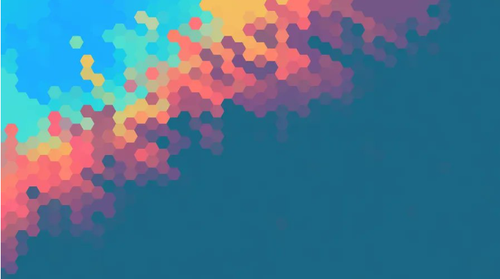
#> input picture final/input.png, 500 x 279 px, shrunk from 718 x 400 before the run, found by its file name
$ python hexagon_image.py
#> lines starting #> are read from the running program, lines starting #| are printed output that depends on the picture
from PIL import Image, ImageFilter
import math
import cairosvg

HEXAGON_SIZE = 7.5  # Size of the hexagons

def calculate_average_color(img, start_x, start_y, end_x, end_y):
    """Calculates the average color of a specified region in the image."""
    color_list = []

    # Ensure the specified area is within image bounds
    start_x = max(0, start_x)
    start_y = max(0, start_y)
    end_x = min(img.width, end_x)
    end_y = min(img.height, end_y)

    for x in range(start_x, end_x):
        for y in range(start_y, end_y):
            color_list.append(img.getpixel((x, y)))

    if not color_list:
        return (255, 255, 255)  # Return white if there are no pixels

    # Calculate the average RGB values
    avg_color = tuple(sum(color[i] for color in color_list) // len(color_list) for i in range(3))

    return avg_color

def create_hexagon_svg(x_pos, y_pos, size, fill_color):
    """Creates a flat hexagon in SVG format without outlines."""
    vertices = []
    for i in range(6):
        angle_in_degrees = 60 * i
        angle_in_radians = math.radians(angle_in_degrees)
        vertices.append((x_pos + size * math.cos(angle_in_radians), y_pos + size * math.sin(angle_in_radians)))

    # Format points to two decimal places
    vertices_str = ' '.join(f'{v[0]:.2f},{v[1]:.2f}' for v in vertices)
    color_rgb = f'rgb({fill_color[0]},{fill_color[1]},{fill_color[2]})'

    return f'<polygon points="{vertices_str}" fill="{color_rgb}" stroke="none" stroke-width="0"/>\n'

def create_half_hexagon_svg(x_pos, y_pos, size, fill_color):
    """Creates a half hexagon in SVG format."""
    vertices = [
        (x_pos, y_pos),  # Bottom left point
        (x_pos + size, y_pos + (size * math.sqrt(3) / 2)),  # Top right point
        (x_pos + size * 2, y_pos)  # Bottom right point
    ]

    # Format points to two decimal places
    vertices_str = ' '.join(f'{v[0]:.2f},{v[1]:.2f}' for v in vertices)
    color_rgb = f'rgb({fill_color[0]},{fill_color[1]},{fill_color[2]})'

    return f'<polygon points="{vertices_str}" fill="{color_rgb}" stroke="none" stroke-width="0"/>\n'

def create_aligned_svg(img, hex_size, img_width, img_height):
    """Generates SVG with aligned hexagons corresponding to the model in the input image."""
    # Start the SVG structure with specified dimensions
    svg_output = f'<svg width="{img_width * 2}" height="{img_height * 2}" xmlns="http://www.w3.org/2000/svg">\n'

    # Calculate grid steps for precise alignment
    horizontal_step = hex_size * 1.5  # Horizontal step between hexagons
    vertical_step = math.sqrt(3) * hex_size  # Vertical step between hexagons

    # Iterate over the image using the adjusted hexagonal grid
    for row in range(-int(vertical_step), img_height + int(vertical_step), int(vertical_step)):
        for col in range(-int(horizontal_step), img_width + int(horizontal_step), int(horizontal_step)):
            # Adjust the rows to create proper hexagonal alignment
            row_shift = hex_size * 0.75 if (col // int(horizontal_step)) % 2 == 1 else 0

            hexagon_start_x = col  # Starting x position for the hexagon
            hexagon_start_y = row + row_shift  # Starting y position for the hexagon

            # Sample the average color for this hexagon
            avg_fill_color = calculate_average_color(img, int(hexagon_start_x), int(hexagon_start_y),
                                                     int(hexagon_start_x + hex_size * 1.5), int(hexagon_start_y + vertical_step))

            # Create the hexagon in SVG
            svg_output += create_hexagon_svg(hexagon_start_x, hexagon_start_y, hex_size, avg_fill_color)

    # Add half hexagons for the bottom edge
    for col in range(0, img_width, int(horizontal_step)):
        # Calculate the average color of the upper hexagons for continuity
        avg_fill_color_top_left = calculate_average_color(img, int(col), int(img_height / 2 - hex_size),
                                                           int(col + hex_size), int(img_height / 2))
        avg_fill_color_top_right = calculate_average_color(img, int(col + hex_size), int(img_height / 2 - hex_size),
                                                            int(col + hex_size * 2), int(img_height / 2))
        avg_fill_color = (
            (avg_fill_color_top_left[0] + avg_fill_color_top_right[0]) // 2,
            (avg_fill_color_top_left[1] + avg_fill_color_top_right[1]) // 2,
            (avg_fill_color_top_left[2] + avg_fill_color_top_right[2]) // 2
        )

        # Create the half hexagon in SVG
        svg_output += create_half_hexagon_svg(col, img_height, hex_size, avg_fill_color)

    svg_output += '</svg>'  # Close the SVG structure
    return svg_output

# Load the image only when needed
def main(input_image_path):
    # Load the image
    img = Image.open(input_image_path)
#> img is the input picture: PIL image 500x279 RGBA; mean R, G, B, A 74.4, 118.9, 144.8, 255

    # Get the dimensions of the image
    image_width, image_height = img.width, img.height
#> image_width = 500; image_height = 279

    # Generate the SVG content with adjusted hexagonal alignment
    svg_output_aligned = create_aligned_svg(img, HEXAGON_SIZE, image_width, image_height)

    # Define the output SVG file path
    output_svg_path = 'aligned_output.svg'  # Change this to your desired SVG output file name

    # Write the aligned SVG content to the output file
    with open(output_svg_path, 'w') as output_file:
        output_file.write(svg_output_aligned)

    # Convert the SVG to PNG
    output_png_path = 'output_image.png'  # Change this to your desired PNG output file name
    cairosvg.svg2png(url=output_svg_path, write_to=output_png_path)
#> (this line was passed over: cairosvg is not available in this run)

    cropped_output_path = 'cropped_output.png'  # Change this to your final cropped output file name
    border_crop = 10  # Set how many pixels to crop from the bottom edge

    with Image.open(output_png_path) as final_image:
        # Crop the image, reducing the height from the bottom edge
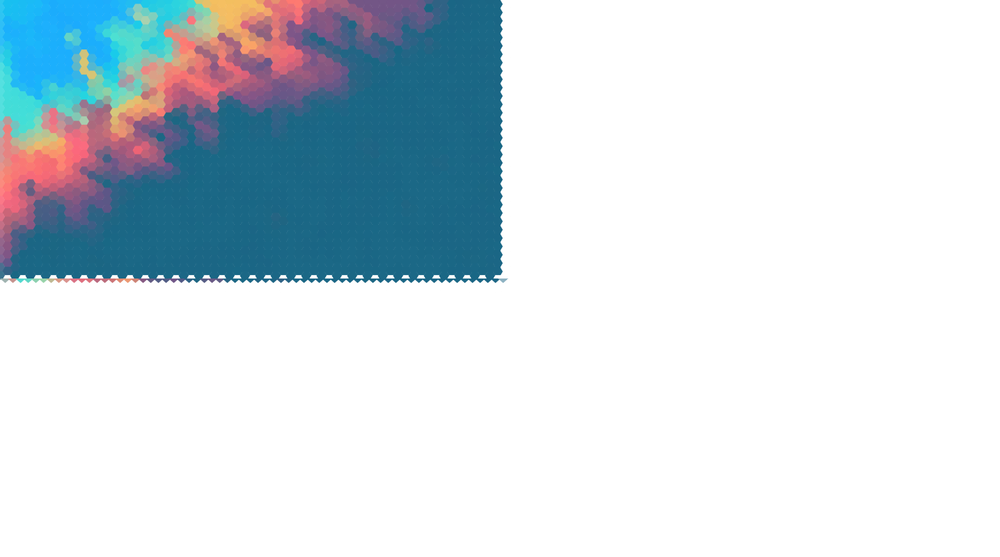
#> input picture final/output_image.png, 1000 x 557 px, shrunk from 1436 x 800 before the run
#> final_image is the input picture: PIL image 1000x557 RGBA; mean R, G, B, A 22.4, 33.7, 40.3, 67.5
        final_image_cropped = final_image.crop((0, 0, image_width, image_height - border_crop))
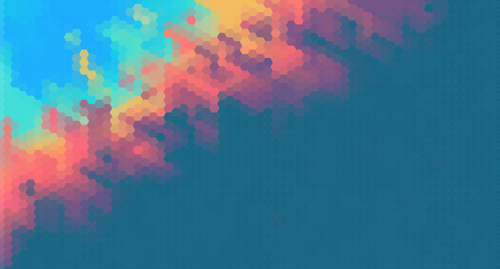
#> final_image_cropped: PIL image 500x269 RGBA; mean R, G, B, A 73.5, 117.7, 143.8, 254.1; transparent parts drawn white

        # Apply a sharpening filter to enhance image clarity
        sharpened_image = final_image_cropped.filter(ImageFilter.SHARPEN)
        sharpened_image.save(cropped_output_path)  # Save the sharpened image

    # Print the output file paths for confirmation
    print(f"SVG saved to {output_svg_path}")
    print(f"PNG image saved to {output_png_path}")
    print(f"Cropped and sharpened image saved to {cropped_output_path}")

# Example call (uncomment to use)
main('C:/Users/danju/OneDrive/Desktop/Lille/RinCS/Project/input.png')
